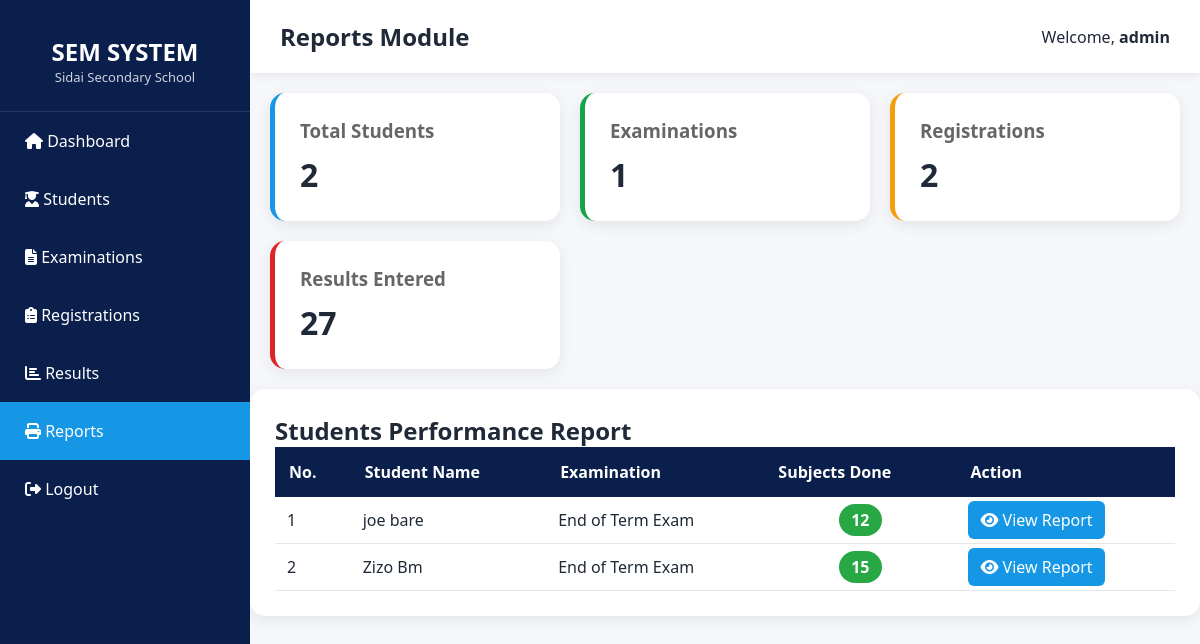
/reports.php (signed in), run on the app's committed database.
### tables this page shows
CREATE TABLE `students` (
  `id` int(11) NOT NULL,
  `admission_no` varchar(50) NOT NULL,
  `full_name` varchar(100) NOT NULL,
  `gender` varchar(10) NOT NULL,
  `class` varchar(50) NOT NULL
);

### reports.php (the view, shortened to what this page needs)
<?php
include 'connection.php';
$total_students = mysqli_num_rows(mysqli_query($conn,"SELECT * FROM students"));
$total_exams = mysqli_num_rows(mysqli_query($conn,"SELECT * FROM examinations"));
$total_registrations = mysqli_num_rows(mysqli_query($conn,"SELECT * FROM registrations"));
$total_results = mysqli_num_rows(mysqli_query($conn,"SELECT * FROM results"));
$query = mysqli_query($conn,"
SELECT
    s.id,
    s.full_name,
    e.exam_name,
    COUNT(r.subject) AS total_subjects
FROM students s
INNER JOIN results r ON s.id = r.student_id
INNER JOIN examinations e ON r.exam_id = e.id
GROUP BY s.id, s.full_name, e.id, e.exam_name
ORDER BY s.full_name ASC
");
?>
<!DOCTYPE html>
<html>
<head>
<link rel="stylesheet" href="style.css">
<link rel="stylesheet"
href="https://cdnjs.cloudflare.com/ajax/libs/font-awesome/6.5.1/css/all.min.css">
</head>
<body>
    <div class="sidebar">
<div class="logo">
<h2>SEM SYSTEM</h2>
<p>Sidai Secondary School</p>
</div>
<ul>
<li>
<a href="dashboard.php">
<i class="fas fa-home"></i> Dashboard
</a>
</li>
<li>
<a href="students.php">
<i class="fas fa-user-graduate"></i> Students
</a>
</li>
<li>
<a href="examinations.php">
<i class="fas fa-file-alt"></i> Examinations
</a>
</li>
<li>
<a href="registrations.php">
<i class="fas fa-clipboard-list"></i> Registrations
</a>
</li>
<li>
<a href="results.php">
<i class="fas fa-chart-bar"></i> Results
</a>
</li>
<li class="active">
<a href="reports.php">
<i class="fas fa-print"></i> Reports
</a>
</li>
<li>
<a href="logout.php">
<i class="fas fa-sign-out-alt"></i> Logout
</a>
</li>
</ul>
</div>
<div class="main">
<div class="topbar">
<h2>Reports Module</h2>
<div>
Welcome,
<b><?php echo $_SESSION['username']; ?></b>
</div>
</div>
<div class="cards">
<div class="card blue">
<h3>Total Students</h3>
<h1><?php echo $total_students; ?></h1>
</div>
<div class="card green">
<h3>Examinations</h3>
<h1><?php echo $total_exams; ?></h1>
</div>
<div class="card orange">
<h3>Registrations</h3>
<h1><?php echo $total_registrations; ?></h1>
</div>
<div class="card red">
<h3>Results Entered</h3>
<h1><?php echo $total_results; ?></h1>
</div>
</div>
<div class="card">
<h2>Students Performance Report</h2>
<table>
<thead>
<tr>
    <th>No.</th>
    <th>Student Name</th>
    <th>Examination</th>
    <th>Subjects Done</th>
    <th>Action</th>
</tr>
</thead>
<tbody>
<?php
$no = 1;
while($row = mysqli_fetch_assoc($query))
{
?>
<tr>
<td><?php echo $no++; ?></td>
<td><?php echo $row['full_name']; ?></td>
<td><?php echo $row['exam_name']; ?></td>
<td style="text-align:center;">
    <span style="background:#28a745;color:white;padding:5px 12px;border-radius:20px;font-weight:bold;">
        <?php echo $row['total_subjects']; ?>
    </span>
</td>
<td>
<a href="view_report.php?id=<?php echo $row['id']; ?>" class="print-btn">
    <i class="fas fa-eye"></i> View Report
</a>
</td>
</tr>
<?php } ?>
</tbody>
</table>
</div>
</div>
</body>
</html>

### style.css (style rules this page uses)
* { margin:0; padding:0; box-sizing:border-box; font-family:'Segoe UI',sans-serif; }
body { background:var(--light); color:var(--text); }
:root { --primary:#0B1F4D; --secondary:#1597E5; --success:#16A34A; --warning:#F59E0B; --danger:#DC2626; --light:#F5F7FB; --white:#FFFFFF; --text:#1F2937; --border:#E5E7EB; }
.sidebar { width:250px; height:100vh; position:fixed; background:var(--primary); color:white; overflow:auto; }
.logo { text-align:center; padding:25px; border-bottom:1px solid rgba(255,255,255,.1); }
.logo h2 { margin-top:10px; }
.logo p { font-size:13px; opacity:.8; }
.sidebar ul { list-style:none; }
.sidebar ul li { transition:.3s; }
.sidebar ul li a { display:block; color:white; text-decoration:none; padding:18px 25px; }
.sidebar ul li.active { background:var(--secondary); }
.main { margin-left:250px; }
.topbar { background:white; padding:20px 30px; display:flex; justify-content:space-between; align-items:center; box-shadow:0 2px 10px rgba(0,0,0,.08); }
.cards { display:grid; grid-template-columns:repeat(auto-fit,minmax(220px,1fr)); gap:20px; padding:20px; }
.card { background:white; padding:25px; border-radius:15px; box-shadow:0 4px 15px rgba(0,0,0,.08); transition:.3s; }
.card h1 { font-size:32px; margin-top:10px; }
.card h3 { color:#666; }
.blue { border-left:5px solid var(--secondary); }
.green { border-left:5px solid var(--success); }
.orange { border-left:5px solid var(--warning); }
.red { border-left:5px solid var(--danger); }
table { width:100%; border-collapse:collapse; }
table th { background:var(--primary); color:white; padding:14px; text-align:left; }
table td { padding:12px; border-bottom:1px solid var(--border); }
.print-btn { background:var(--secondary); color:white; text-decoration:none; padding:8px 12px; border-radius:6px; }

### data on the page
students: full_name "joe bare", exam_name "End of Term Exam", total_subjects "12"
students: full_name "Zizo Bm", exam_name "End of Term Exam", total_subjects "15"

### other printed values
$_SESSION['username'] "admin"
$total_students "2"
$total_exams "1"
$total_registrations "2"
$total_results "27"
